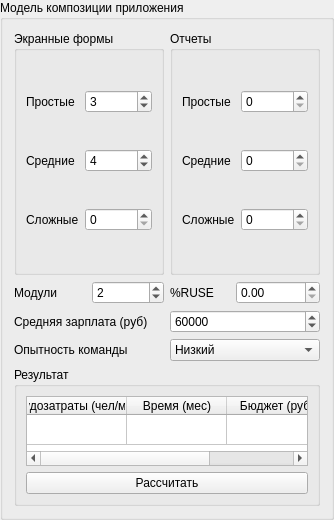
               <widget class="QGroupBox" name="groupBox_6">
                <property name="font">
                 <font>
                  <weight>50</weight>
                  <bold>false</bold>
                 </font>
                </property>
                <property name="title">
                 <string>Модель композиции приложения</string>
                </property>
                <layout class="QVBoxLayout" name="verticalLayout_19" stretch="4,1">
                 <item>
                  <layout class="QVBoxLayout" name="verticalLayout_13">
                   <item>
                    <layout class="QHBoxLayout" name="horizontalLayout_49">
                     <item>
                      <widget class="QGroupBox" name="groupBox_9">
                       <property name="font">
                        <font>
                         <weight>50</weight>
                         <bold>false</bold>
                        </font>
                       </property>
                       <property name="title">
                        <string>Экранные формы</string>
                       </property>
                       <layout class="QVBoxLayout" name="verticalLayout_11">
                        <item>
                         <layout class="QHBoxLayout" name="horizontalLayout_52">
                          <item>
                           <widget class="QLabel" name="label_41">
                            <property name="text">
                             <string>Простые</string>
                            </property>
                           </widget>
                          </item>
                          <item>
                           <widget class="QSpinBox" name="screenFormEasyInput">
                            <property name="maximum">
                             <number>99999999</number>
                            </property>
                            <property name="value">
                             <number>3</number>
                            </property>
                           </widget>
                          </item>
                         </layout>
                        </item>
                        <item>
                         <layout class="QHBoxLayout" name="horizontalLayout_53">
                          <item>
                           <widget class="QLabel" name="label_42">
                            <property name="text">
                             <string>Средние</string>
                            </property>
                           </widget>
                          </item>
                          <item>
                           <widget class="QSpinBox" name="screenFormNormalInput">
                            <property name="maximum">
                             <number>99999999</number>
                            </property>
                            <property name="value">
                             <number>4</number>
                            </property>
                           </widget>
                          </item>
                         </layout>
                        </item>
                        <item>
                         <layout class="QHBoxLayout" name="horizontalLayout_54">
                          <item>
                           <widget class="QLabel" name="label_43">
                            <property name="text">
                             <string>Сложные</string>
                            </property>
                           </widget>
                          </item>
                          <item>
                           <widget class="QSpinBox" name="screenFormHardInput">
                            <property name="maximum">
                             <number>99999999</number>
                            </property>
                           </widget>
                          </item>
                         </layout>
                        </item>
                       </layout>
                      </widget>
                     </item>
                     <item>
                      <widget class="QGroupBox" name="groupBox_8">
                       <property name="font">
                        <font>
                         <weight>50</weight>
                         <bold>false</bold>
                        </font>
                       </property>
                       <property name="title">
                        <string>Отчеты</string>
                       </property>
                       <layout class="QVBoxLayout" name="verticalLayout_12">
                        <item>
                         <layout class="QHBoxLayout" name="horizontalLayout_55">
                          <item>
                           <widget class="QLabel" name="label_44">
                            <property name="text">
                             <string>Простые</string>
                            </property>
                           </widget>
                          </item>
                          <item>
                           <widget class="QSpinBox" name="reportEasyInput">
                            <property name="maximum">
                             <number>99999999</number>
                            </property>
                           </widget>
                          </item>
                         </layout>
                        </item>
                        <item>
                         <layout class="QHBoxLayout" name="horizontalLayout_57">
                          <item>
                           <widget class="QLabel" name="label_46">
                            <property name="text">
                             <string>Средние</string>
                            </property>
                           </widget>
                          </item>
                          <item>
                           <widget class="QSpinBox" name="reportNormalInput">
                            <property name="maximum">
                             <number>99999999</number>
                            </property>
                           </widget>
                          </item>
                         </layout>
                        </item>
                        <item>
                         <layout class="QHBoxLayout" name="horizontalLayout_56">
                          <item>
                           <widget class="QLabel" name="label_45">
                            <property name="text">
                             <string>Сложные</string>
                            </property>
                           </widget>
                          </item>
                          <item>
                           <widget class="QSpinBox" name="reportHardInput">
                            <property name="maximum">
                             <number>99999999</number>
                            </property>
                           </widget>
                          </item>
                         </layout>
                        </item>
                       </layout>
                      </widget>
                     </item>
                    </layout>
                   </item>
                   <item>
                    <layout class="QGridLayout" name="gridLayout_2">
                     <item row="0" column="0">
                      <layout class="QHBoxLayout" name="horizontalLayout_58">
                       <item>
                        <widget class="QLabel" name="label_47">
                         <property name="text">
                          <string>Модули</string>
                         </property>
                        </widget>
                       </item>
                       <item>
                        <widget class="QSpinBox" name="modulesInput">
                         <property name="maximum">
                          <number>99999999</number>
                         </property>
                         <property name="value">
                          <number>2</number>
                         </property>
                        </widget>
                       </item>
                      </layout>
                     </item>
                     <item row="0" column="1">
                      <layout class="QHBoxLayout" name="horizontalLayout_59">
                       <item>
                        <widget class="QLabel" name="label_48">
                         <property name="text">
                          <string>%RUSE</string>
                         </property>
                        </widget>
                       </item>
                       <item>
                        <widget class="QDoubleSpinBox" name="RUSEPercentInput">
                         <property name="maximum">
                          <double>999999999.990000009536743</double>
                         </property>
                        </widget>
                       </item>
                      </layout>
                     </item>
                    </layout>
                   </item>
                   <item>
                    <layout class="QHBoxLayout" name="horizontalLayout_51" stretch="1,1">
                     <item>
                      <widget class="QLabel" name="label_40">
                       <property name="text">
                        <string>Средняя зарплата (руб)</string>
                       </property>
                      </widget>
                     </item>
                     <item>
                      <widget class="QSpinBox" name="avgSalaryCompositionInput">
                       <property name="maximum">
                        <number>99999999</number>
                       </property>
                       <property name="value">
                        <number>60000</number>
                       </property>
                      </widget>
                     </item>
                    </layout>
                   </item>
                   <item>
                    <layout class="QHBoxLayout" name="horizontalLayout_60" stretch="1,1">
                     <item>
                      <widget class="QLabel" name="label_49">
                       <property name="text">
                        <string>Опытность команды</string>
                       </property>
                      </widget>
                     </item>
                     <item>
                      <widget class="QComboBox" name="teamExpSelect">
                       <property name="currentIndex">
                        <number>1</number>
                       </property>
                       <item>
                        <property name="text">
                         <string>Очень низкий</string>
                        </property>
                       </item>
                       <item>
                        <property name="text">
                         <string>Низкий</string>
                        </property>
                       </item>
                       <item>
                        <property name="text">
                         <string>Номинальный</string>
                        </property>
                       </item>
                       <item>
                        <property name="text">
                         <string>Высокий</string>
                        </property>
                       </item>
                       <item>
                        <property name="text">
                         <string>Очень высокий</string>
                        </property>
                       </item>
                      </widget>
                     </item>
                    </layout>
                   </item>
                  </layout>
                 </item>
                 <item>
                  <widget class="QGroupBox" name="groupBox_10">
                   <property name="font">
                    <font>
                     <weight>50</weight>
                     <bold>false</bold>
                    </font>
                   </property>
                   <property name="title">
                    <string>Результат</string>
                   </property>
                   <layout class="QVBoxLayout" name="verticalLayout_14">
                    <item>
                     <widget class="QTableWidget" name="resultCompositionTable">
                      <attribute name="verticalHeaderVisible">
                       <bool>false</bool>
                      </attribute>
                      <row>
                       <property name="text">
                        <string>Результат</string>
                       </property>
                      </row>
                      <column>
                       <property name="text">
                        <string>Трудозатраты (чел/мес)</string>
                       </property>
                      </column>
                      <column>
                       <property name="text">
                        <string>Время (мес)</string>
                       </property>
                      </column>
                      <column>
                       <property name="text">
                        <string>Бюджет (руб)</string>
                       </property>
                      </column>
                     </widget>
                    </item>
                    <item>
                     <widget class="QPushButton" name="resultCompositionBtn">
                      <property name="text">
                       <string>Рассчитать</string>
                      </property>
                     </widget>
                    </item>
                   </layout>
                  </widget>
                 </item>
                </layout>
               </widget>
